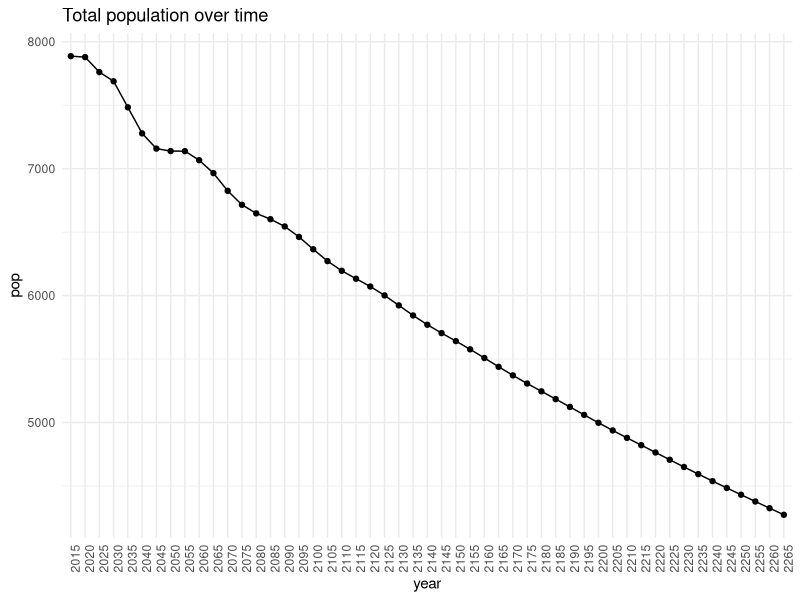
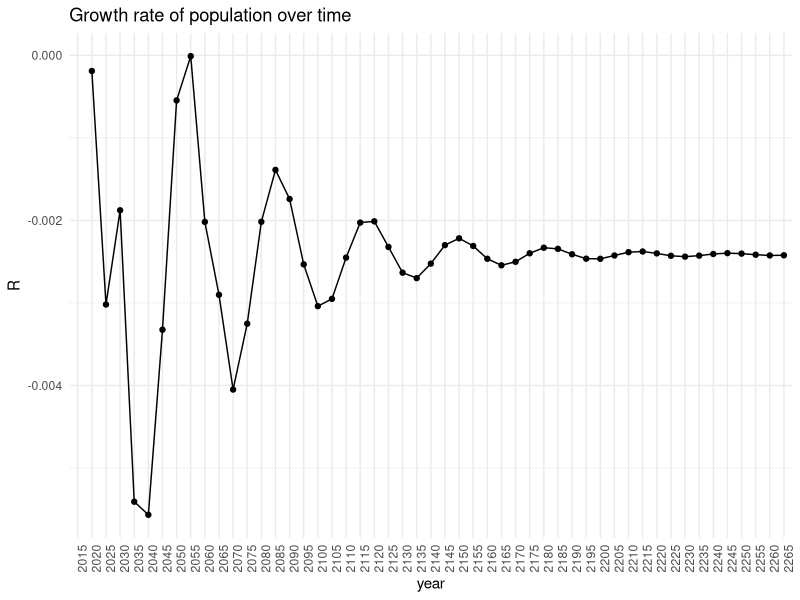
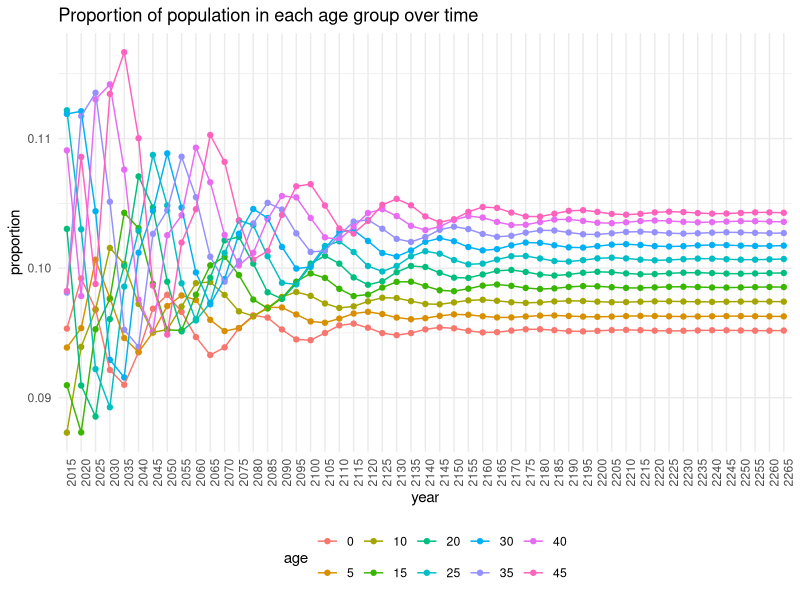
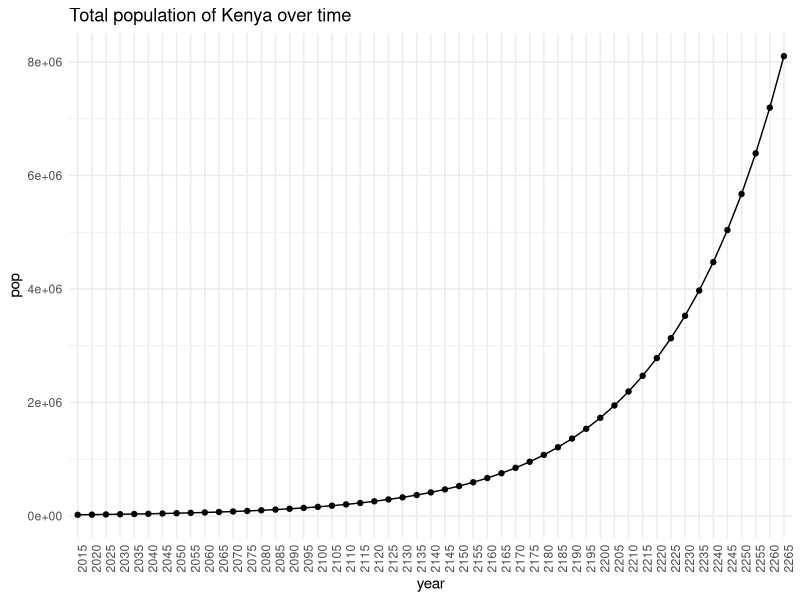
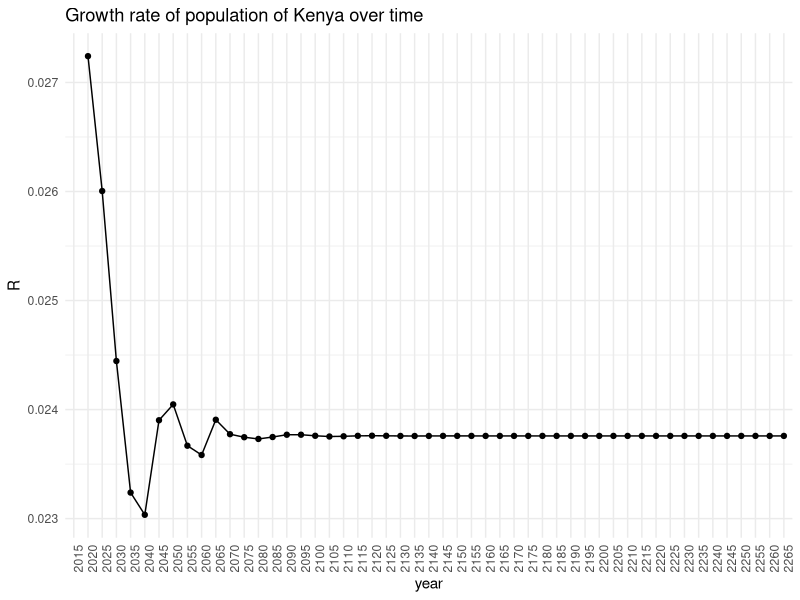
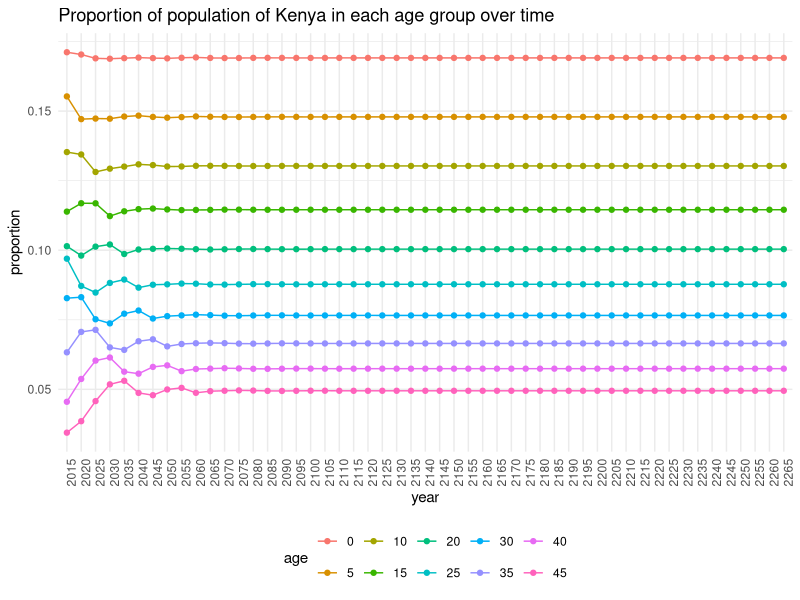
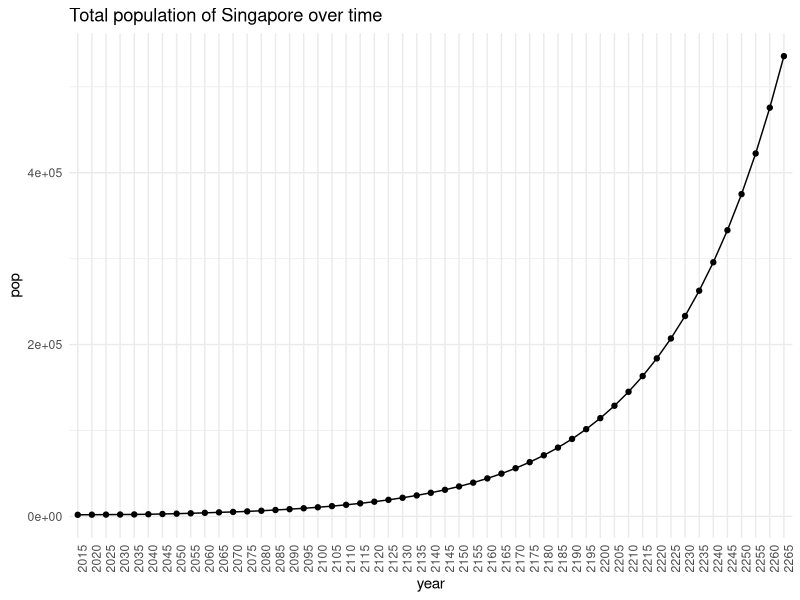
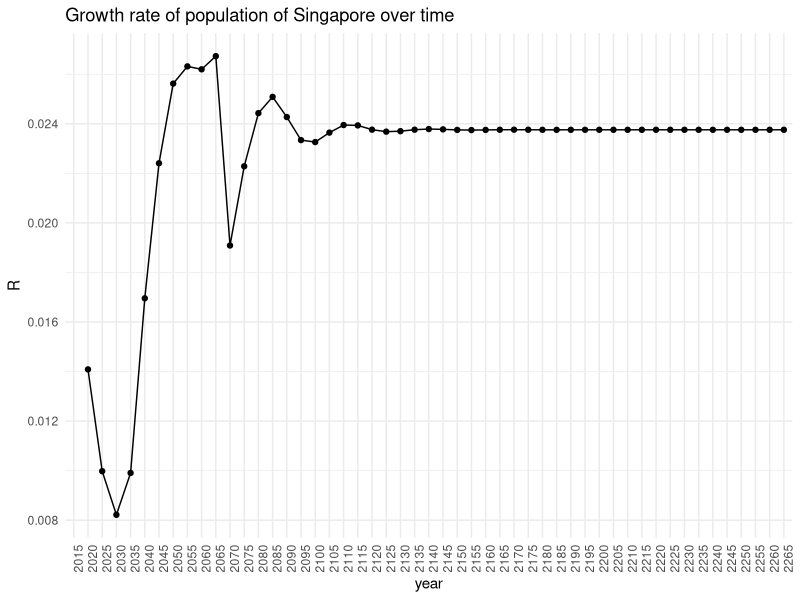

Recreate these plots in R, in order.
## ---- chunk 1
# run this chunk first!
knitr::opts_chunk$set(echo = TRUE)
library(tidyverse)

theme_set(theme_minimal())
## ---- chunk 2
d <- read_csv("bfdw_projection_data.csv") %>%
  # let's quickly repeat a few calculations that we made in Lab 1
         # change the radix to 1
  mutate(nLx = nLx/10^5, 
         # make fertility rates per woman, instead of per 1000 women
         nFx = nFx/1000) %>%
  group_by(country) %>%
         # calculate the fraction of the population in each age group
  mutate(nCx = nKx/sum(nKx)) %>%
  ungroup()
## ---- chunk 3
## function to define Leslie matrix, based on nLx and nFx values
leslie <- function(nLx,
                   nFx, 
                   n_age_groups=10,
                   ffab = 0.4886){
  L = matrix(0, nrow = n_age_groups, ncol = n_age_groups)
  L[1,] = ffab * nLx[1]*(nFx[1:n_age_groups]+nFx[2:(n_age_groups+1)]*nLx[2:(n_age_groups+1)]/nLx[1:n_age_groups])/2 # top row 
  diag(L[2:n_age_groups,1:(n_age_groups-1)]) = nLx[2:n_age_groups] / nLx[1:(n_age_groups-1)] # subdiagonal
  return(L)
}
## ---- chunk 4
LAA <- leslie(nLx = d$nLx[d$country=="Australia"], 
              nFx = d$nFx[d$country=="Australia"])
LAA
## ---- chunk 5
LAS <- leslie(nLx = d$nLx[d$country=="Australia"], 
              nFx = d$nFx[d$country=="Senegal"])
LAS
## ---- chunk 6
n_age_groups <- 10 # 0-50 in 5yr age groups
n_projections <- 50 # want to project forward 50*5 = 250 years
initial_pop <- d$nKx[d$country=="Australia"] # set initial population to be Australia's population in 2015
# define population matrix K
K <- matrix(0, nrow = n_age_groups, ncol = n_projections+1)
K[,1] <- initial_pop[1:n_age_groups]

# do the projection!
for(i in 2:(n_projections+1)){
  K[,i] <- LAA%*%K[,i-1] 
}

head(K[,1:5])
## ---- chunk 7
# get K in a form that's easier to ggplot
# make into a dataframe, name columns as years and add an age column
Kdf <- as.data.frame(K)
colnames(Kdf) <- seq(from = 2015, to = (2015+n_projections*5), by = 5)
Kdf <- cbind(age = seq(from = 0, to = 45, by = 5), Kdf)

# get in long format and then add proportion of population in each age group
Klong <- Kdf %>% 
  gather(year, population, -age) %>%
  group_by(year) %>%
  mutate(proportion = population/sum(population), 
         age = as.factor(age))
head(Klong)
## ---- chunk 8
# total population by year
tot_pop <- Klong %>% 
  group_by(year) %>%
  summarise(pop = sum(population)) %>%
  # this applies the formula for R that we derived above
  mutate(R = c(NA, log(pop[2:n()]/pop[1:(n()-1)])/5))
head(tot_pop)
## ---- chunk 9
# plot total population over time 
ggplot(data = tot_pop, aes(x = year, y = pop, group = 1)) +
  geom_point() + geom_line()+
  theme(axis.text.x = element_text(angle = 90, hjust = 1))+
  ggtitle("Total population over time")
## ---- chunk 10
# plot growth rate over time
ggplot(data = tot_pop, aes(x = year, y = R, group = 1)) +
  geom_point() + geom_line()+
  theme(axis.text.x = element_text(angle = 90, hjust = 1))+
  ggtitle("Growth rate of population over time")
## ---- chunk 11

# plot proportion in each age group over time
ggplot(data = Klong, aes(x = year, y = proportion, group = age, color = age)) +
  geom_point() + geom_line()+ 
  theme(axis.text.x = element_text(angle = 90, hjust = 1), legend.position='bottom')+
  ggtitle("Proportion of population in each age group over time")
## ---- chunk 12
# summarize the code we developed above in a function
project_population <- function(n_age_groups = 10,
                               n_projections = 50,
                               # the starting population
                               initial_pop,
                               # the Leslie matrix
                               L) {
  
  # define population matrix K
  K <- matrix(0, nrow = n_age_groups, ncol = n_projections+1)
  K[,1] <- initial_pop[1:n_age_groups]
  
  # do the projection!
  for(i in 2:(n_projections+1)){
    K[,i] <- L%*%K[,i-1] 
  }
  
  # get K in a form that's easier to ggplot
  # make into a dataframe, name columns as years and add an age column
  Kdf <- as.data.frame(K)
  colnames(Kdf) <- seq(from = 2015, to = (2015+n_projections*5), by = 5)
  Kdf <- cbind(age = seq(from = 0, to = 45, by = 5), Kdf)
  
  # get in long format and then add proportion of population in each age group
  Klong <- Kdf %>% 
    gather(year, population, -age) %>%
    group_by(year) %>%
    mutate(proportion = population/sum(population), 
           age = as.factor(age))
  
  # summarize the projection with total population and growth rate
  tot_pop <- Klong %>% 
    group_by(year) %>%
    summarise(pop = sum(population)) %>%
    # this applies the formula for R that we derived above
    mutate(R = c(NA, log(pop[2:n()]/pop[1:(n()-1)])/5))

  return(list(projection = Klong,
              tot_pop = tot_pop))
}
## ---- chunk 13
proj_AA <- project_population(initial_pop = d$nKx[d$country == 'Australia'],
                              L =  LAA)

names(proj_AA)
## ---- chunk 14
proj_AA$projection
## ---- chunk 15
proj_AA$tot_pop
## ---- chunk 16
# make Leslie matrix with Kenyan rates
LKA <- leslie(nLx = d$nLx[d$country=="Kenya"], 
              nFx = d$nFx[d$country=="Kenya"])
# project using Kenyan matrix and current population
proj_KA <- project_population(initial_pop = d$nKx[d$country == 'Kenya'],
                              L =  LKA)

proj_KA$projection
proj_KA$tot_pop
## ---- chunk 17
# plot total population over time 
ggplot(data = proj_KA$tot_pop, aes(x = year, y = pop, group = 1)) +
  geom_point() + geom_line()+
  theme(axis.text.x = element_text(angle = 90, hjust = 1))+
  ggtitle("Total population of Kenya over time")
## ---- chunk 18
# plot growth rate over time
ggplot(data = proj_KA$tot_pop, aes(x = year, y = R, group = 1)) +
  geom_point() + geom_line()+
  theme(axis.text.x = element_text(angle = 90, hjust = 1))+
  ggtitle("Growth rate of population of Kenya over time")
## ---- chunk 19
# plot proportion in each age group over time
ggplot(data = proj_KA$projection, aes(x = year, y = proportion, group = age, color = age)) +
  geom_point() + geom_line()+ 
  theme(axis.text.x = element_text(angle = 90, hjust = 1), legend.position='bottom')+
  ggtitle("Proportion of population of Kenya in each age group over time")
## ---- chunk 20
# extract values of ncx from the projected population in 2265, long after it stabilizes
# extract values of nLx directly from the data
# for two age groups, 0-5 and 5-10
KA_stable <- proj_KA$projection %>% filter(year == 2265) %>% slice(1:2) %>% mutate(nLx = d$nLx[d$country=="Kenya"][1:2]) 
KA_stable
## ---- chunk 21
# calculate r
r <- -(1/5) * log(KA_stable$nLx[1]/(KA_stable$proportion[1]/KA_stable$proportion[2]*KA_stable$nLx[2]))
r

## ---- chunk 22
# project using Kenyan rates and Singaporean initial population
proj_SI <- project_population(initial_pop = d$nKx[d$country == 'Singapore'],
                              L =  LKA)
proj_SI$projection
proj_SI$tot_pop
## ---- chunk 23
# plot total population over time 
ggplot(data = proj_SI$tot_pop, aes(x = year, y = pop, group = 1)) +
  geom_point() + geom_line()+
  theme(axis.text.x = element_text(angle = 90, hjust = 1))+
  ggtitle("Total population of Singapore over time")
## ---- chunk 24
# plot growth rate over time
ggplot(data = proj_SI$tot_pop, aes(x = year, y = R, group = 1)) +
  geom_point() + geom_line()+
  theme(axis.text.x = element_text(angle = 90, hjust = 1))+
  ggtitle("Growth rate of population of Singapore over time")
## ---- chunk 25
# plot proportion in each age group over time
ggplot(data = proj_KA$projection, aes(x = year, y = proportion, group = age, color = age)) +
  geom_point() + geom_line()+ 
  theme(axis.text.x = element_text(angle = 90, hjust = 1), legend.position='bottom')+
  ggtitle("Proportion of population of Singapore in each age group over time")
